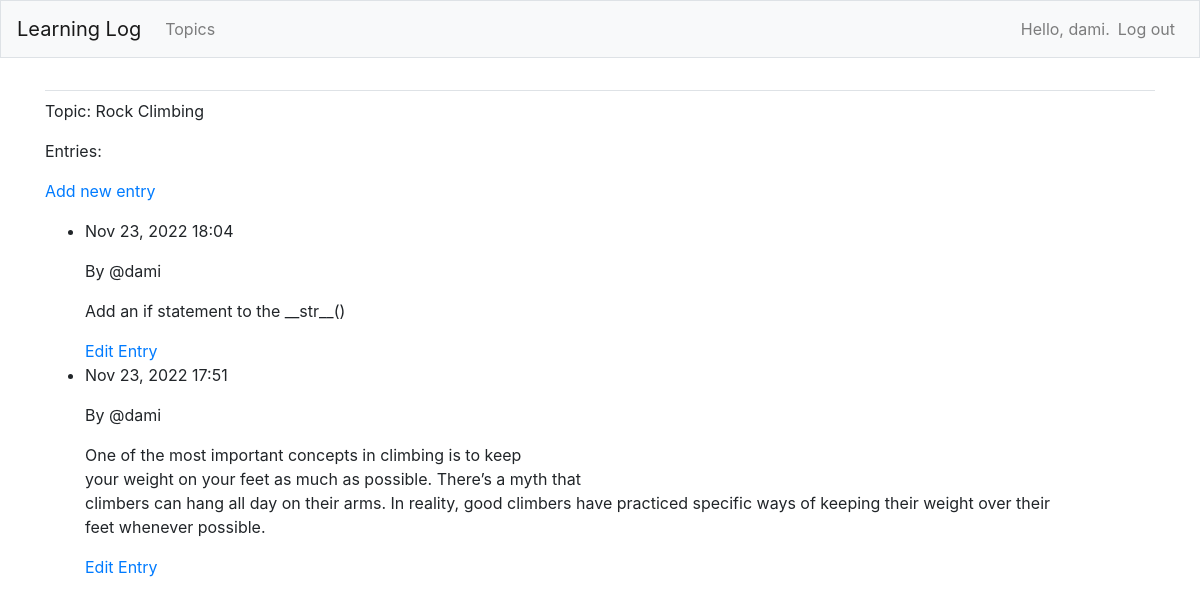
/topics/2 (signed in), run on an earlier commit of the app's database.
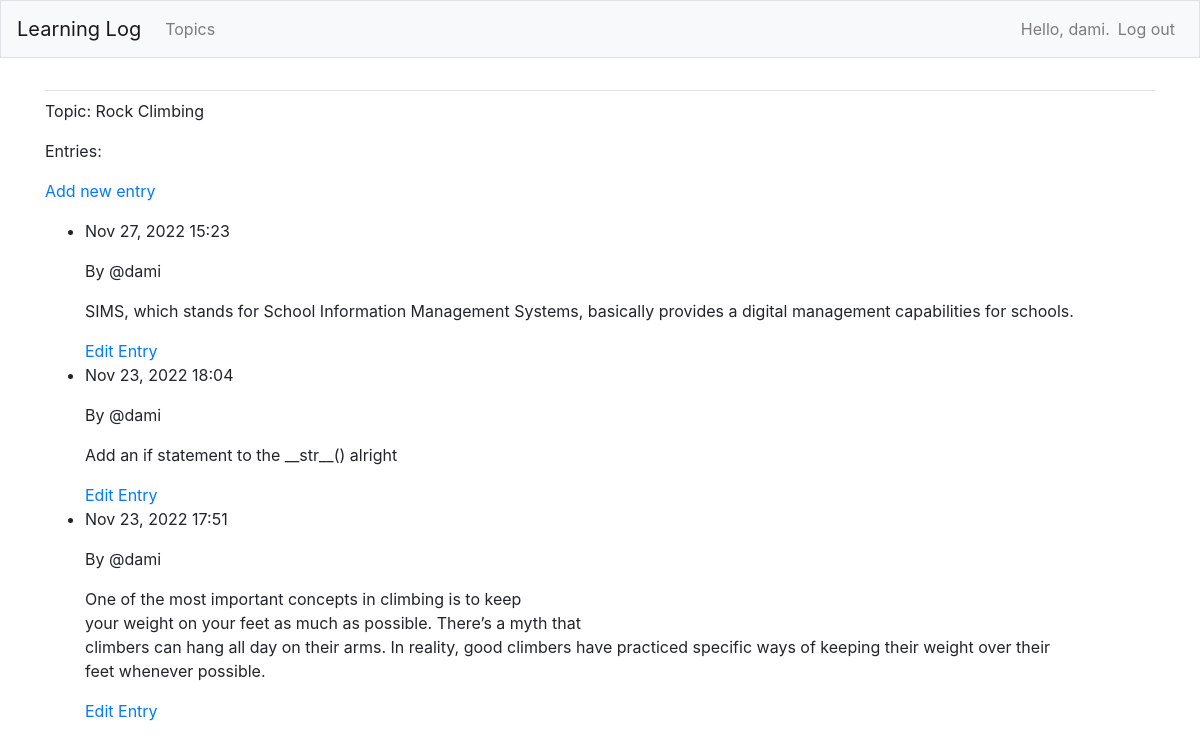
And on a later commit of the database.
### learning_logs/models.py (models this page shows, shortened)
class Entry(models.Model):
    topic = models.ForeignKey(Topic, on_delete=models.CASCADE)
    text = models.TextField()
    date_added = models.DateTimeField(auto_now_add=True)
    class Meta:
        verbose_name_plural = 'entries'

class Topic(models.Model):
    text = models.CharField(max_length=200)
    date_added = models.DateTimeField(auto_now_add=True)
    owner = models.ForeignKey(User, on_delete=models.CASCADE)
    def __str__(self) -> str:
        return self.text

### learning_logs/views.py (the view)
# urls.py: path('topics/<int:topic_id>', views.topic, name='topic'),
@login_required
def topic(request, topic_id):
    topic = Topic.objects.get(id=topic_id)
    if topic.owner != request.user:
        raise Http404
    entries = topic.entry_set.order_by('-date_added')
    context = {
        'topic': topic, 'entries': entries,
    }
    return render(request, 'learning_logs/topic.html', context)

### learning_logs/templates/learning_logs/topic.html
{% extends 'learning_logs/base.html' %}
{% block content %}
  <p>Topic: {{topic}}</p>
  <p>Entries:</p>
  <p>
    <a href="{% url 'learning_logs:new_entry' topic.id %}">Add new entry</a>
  </p>
  <ul>
    {% for entry in entries %}
      <li>
        <p>{{entry.date_added|date:'M d, Y H:i'}}</p>
        <p>By @{{entry.topic.owner.username}}</p>
        <p>{{entry.text|linebreaks}}</p>
        <a href="{% url 'learning_logs:edit_entry' entry.id %}">Edit Entry</a>
      </li>
    {% empty %}
      <li>There are no entries for this topic</li>
    {% endfor %}
  </ul>
{% endblock content %}

What changed in the data, as far as the page shows it:
added Entry: date_added "Nov 27, 2022 15:23", topic.owner.username "dami", text "SIMS, which stands for School Information Management Systems, basically provides a digital management capabilities for schools."
changed Entry: text "Add an if statement to the __str__()" → "Add an if statement to the __str__() alright"
